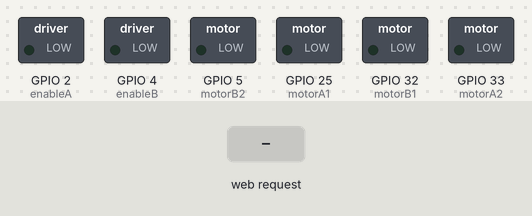
This sketch was run on a simulated ESP32. On the bench: switched loads named in the sketch (green lamp = pin HIGH). Inputs (shaded band) come from the test bench. WiFi joins after 1.5 s; servers stay silent unless stated; what the sketch prints to the serial monitor is not drawn.

Above: at 3.2 s.
3.3 s: HTTP request GET /forward received
At 4.5 s:
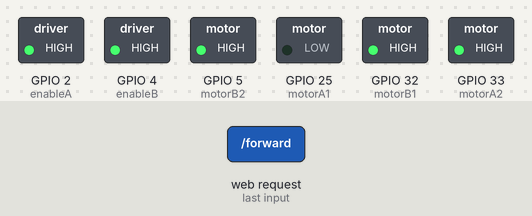
4.8 s: HTTP request GET /left received
At 5.7 s:
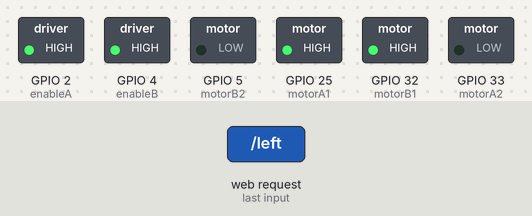
6.3 s: HTTP request GET /right received
At 6.8 s:
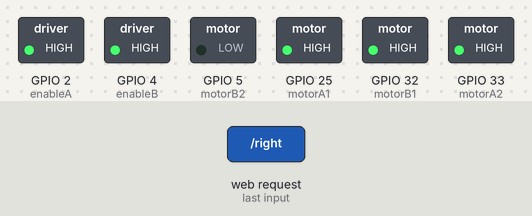
7.8 s: HTTP request GET /reverse received
At 9.0 s:
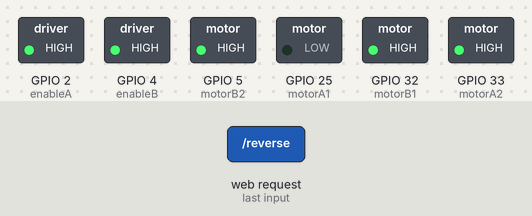
9.3 s: HTTP request GET /stop received
At 10.3 s:
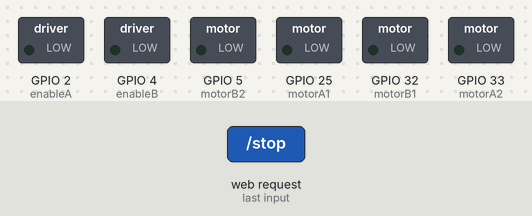
Timing chart, 0 to 11.8 s (numbered marks = the images above; inputs shaded):
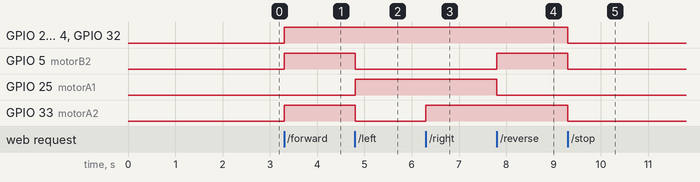

The sketch:

rccar.ino
```cpp
#include <WiFi.h>
#include <WebServer.h>
// Replace with your network credentials
const char* ssid = "WIFI_SSID";
const char* password = "WIFI_PASSWORD";
// Motor A
int motorA1 = 25; // IN1 on the motor driver
int motorA2 = 33; // IN2 on the motor driver
int enableA = 2;  // ENA on the motor driver
// Motor B
int motorB1 = 32; // IN3 on the motor driver
int motorB2 = 5; // IN4 on the motor driver
int enableB = 4;  // ENB on the motor driver
// Define the WebServer port
const int serverPort = 80;
WebServer server(serverPort);
void setup() {
  // Set motor pins as outputs
  pinMode(motorA1, OUTPUT);
  pinMode(motorA2, OUTPUT);
  pinMode(enableA, OUTPUT);

  pinMode(motorB1, OUTPUT);
  pinMode(motorB2, OUTPUT);
  pinMode(enableB, OUTPUT);

  // Initialize all motors to off
  stopCar();

  // Connect to Wi-Fi
  WiFi.begin(ssid, password);
  while (WiFi.status() != WL_CONNECTED) {
    delay(1000);
    Serial.println("Connecting to WiFi...");
  }
  // Print the IP address
  Serial.println(WiFi.localIP());
  // Define endpoint handlers
  server.on("/forward", HTTP_GET, []() {
    forward();
    server.send(200, "text/plain", "Going forward");
  });

  server.on("/reverse", HTTP_GET, []() {
    reverse();
    server.send(200, "text/plain", "Going reverse");
  });
  server.on("/left", HTTP_GET, []() {
    left();
    server.send(200, "text/plain", "Turning left");
  });
  server.on("/right", HTTP_GET, []() {
    right();
    server.send(200, "text/plain", "Turning right");
  });
  server.on("/stop", HTTP_GET, []() {
    stopCar();
    server.send(200, "text/plain", "Stopping");
  });
  // Start server
  server.begin();
}
void loop() {
  server.handleClient();
}
void forward() {
  digitalWrite(enableA, HIGH);
  digitalWrite(enableB, HIGH);
  digitalWrite(motorA1, LOW);
  digitalWrite(motorA2, HIGH);
  digitalWrite(motorB1, HIGH);
  digitalWrite(motorB2, HIGH);
}
void reverse() {
  digitalWrite(enableA, HIGH);
  digitalWrite(enableB, HIGH);
  digitalWrite(motorA1, LOW);
  digitalWrite(motorA2, HIGH);
  digitalWrite(motorB1, HIGH);
  digitalWrite(motorB2, HIGH);
}
void left() {
  digitalWrite(enableA, HIGH);
  digitalWrite(enableB, HIGH);
  digitalWrite(motorA1, HIGH);
  digitalWrite(motorA2, LOW);
  digitalWrite(motorB1, HIGH);
  digitalWrite(motorB2, LOW);
}
void right() {
  digitalWrite(enableA, HIGH);
  digitalWrite(enableB, HIGH);
  digitalWrite(motorA1, HIGH);
  digitalWrite(motorA2, HIGH);
  digitalWrite(motorB1, HIGH);
  digitalWrite(motorB2, LOW);
}
void stopCar() {
  digitalWrite(enableA, LOW);
  digitalWrite(enableB, LOW);
  digitalWrite(motorA1, LOW);
  digitalWrite(motorA2, LOW);
  digitalWrite(motorB1, LOW);
  digitalWrite(motorB2, LOW);
}
```

Measured:
- after the input at 3.3 s, GPIO 2 (enableA), GPIO 4 (enableB), GPIO 5 (motorB2), GPIO 32 (motorB1), GPIO 33 (motorA2): LOW → HIGH at once
- after the input at 4.8 s, GPIO 5 (motorB2), GPIO 33 (motorA2): HIGH → LOW at once; GPIO 25 (motorA1): LOW → HIGH at once
- after the input at 6.3 s, GPIO 33 (motorA2): LOW → HIGH at once
- after the input at 7.8 s, GPIO 5 (motorB2): LOW → HIGH at once; GPIO 25 (motorA1): HIGH → LOW at once
- after the input at 9.3 s, GPIO 2 (enableA), GPIO 4 (enableB), GPIO 5 (motorB2), GPIO 32 (motorB1), GPIO 33 (motorA2): HIGH → LOW at once
